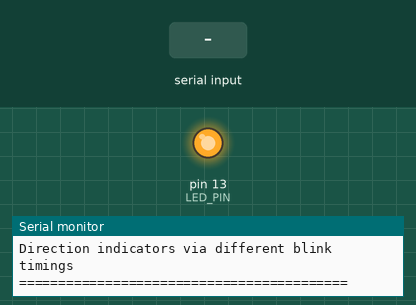
Simulated run of this sketch. Board: Arduino Mega 2560, built with avr-gcc and run on an emulated ATmega2560. On the bench: output pins drawn as LEDs (lit = HIGH), the last lines printed to the serial monitor. The inputs (shaded band) are chosen by the test bench.

Above: at 1.7 s.
1.8 s: "1\n" received over Serial
At 3.0 s:
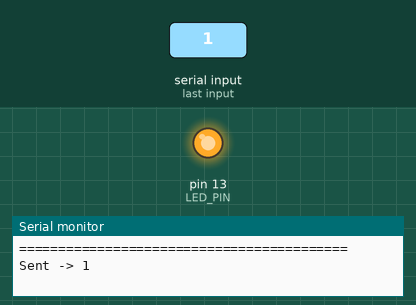
3.3 s: "1\n" received over the second serial link
At 4.7 s:
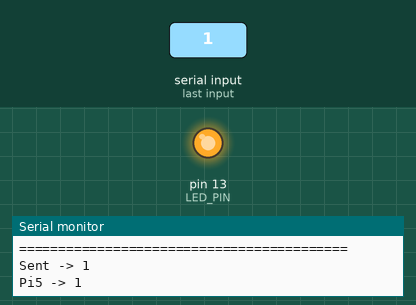
Timing chart, 0 to 6.3 s (numbered marks = the images above; inputs shaded):
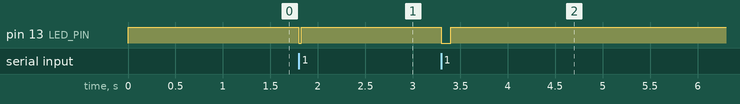

The sketch:

SerialPassthroughDemo.ino
```cpp
/*
 Name:		SerialPassthroughDemo.ino
 Created:	6/4/2026 8:32:40 PM
 Author:	Frank
*/

// Generated on: 2026-06-05 16:25:00 UTC

// Simple bidirectional Serial Pass-Through
// Pi5 UART <-> Teensy 4.1 USB Serial
// With upload confirmation and directional character transfer activity

#define BAUD_RATE                 115200
#define LED_PIN                   13
#define TEENSY_TO_PI_BLINK_DELAY  25
#define PI_TO_TEENSY_BLINK_DELAY  100

// Buffers for building complete lines before labeling
char fromPiBuffer[128];
int fromPiIdx = 0;

char fromUsbBuffer[128];
int fromUsbIdx = 0;

void setup()
{
  pinMode(LED_PIN, OUTPUT);
  digitalWrite(LED_PIN, HIGH); // LED on during setup
  Serial.begin(BAUD_RATE); // USB to PC / Serial Monitor
  Serial1.begin(BAUD_RATE); // Hardware UART to Pi5 (pins 0/1)
  // Visible firmware upload / restart indication
  Serial.println("\n=== SerialPassthroughDemo Ready ===");
  Serial.println("Firmware uploaded successfully");
  Serial.println("USB Serial (PC) <-> Serial1 (Pi5)");
  Serial.println("Direction indicators via different blink timings");
  Serial.println("==========================================\n");
  delay(500);
  digitalWrite(LED_PIN, HIGH); // Setup complete
}

void loop()
{
  // Forward from Pi5 to USB Monitor
  if (Serial1.available())
  {
    char c = Serial1.read();
    digitalWrite(LED_BUILTIN, !digitalRead(LED_BUILTIN));
    delay(PI_TO_TEENSY_BLINK_DELAY);

    if (c == '\n' || fromPiIdx >= (int)sizeof(fromPiBuffer) - 1)
    {
      fromPiBuffer[fromPiIdx] = '\0';
      Serial.print("Pi5 -> ");
      Serial.print(fromPiBuffer);
      Serial.println();           // New line after label
      fromPiIdx = 0;
    }
    else
    {
      fromPiBuffer[fromPiIdx++] = c;
    }
  }

  // Forward from USB Monitor to Pi5
  if (Serial.available())
  {
    char c = Serial.read();
    Serial1.write(c);
    digitalWrite(LED_BUILTIN, !digitalRead(LED_BUILTIN));
    delay(TEENSY_TO_PI_BLINK_DELAY);

    if (c == '\n' || fromUsbIdx >= (int)sizeof(fromUsbBuffer) - 1)
    {
      fromUsbBuffer[fromUsbIdx] = '\0';
      Serial.print("Sent -> ");
      Serial.print(fromUsbBuffer);
      Serial.println();           // New line after label
      fromUsbIdx = 0;
    }
    else
    {
      fromUsbBuffer[fromUsbIdx++] = c;
    }
  }
}
```

Measured:
- after the input at 1.8 s, pin 13 (LED_PIN): HIGH → LOW at once, → HIGH 0.03 s later
- after the input at 3.3 s, pin 13 (LED_PIN): HIGH → LOW at once, → HIGH 0.10 s later
